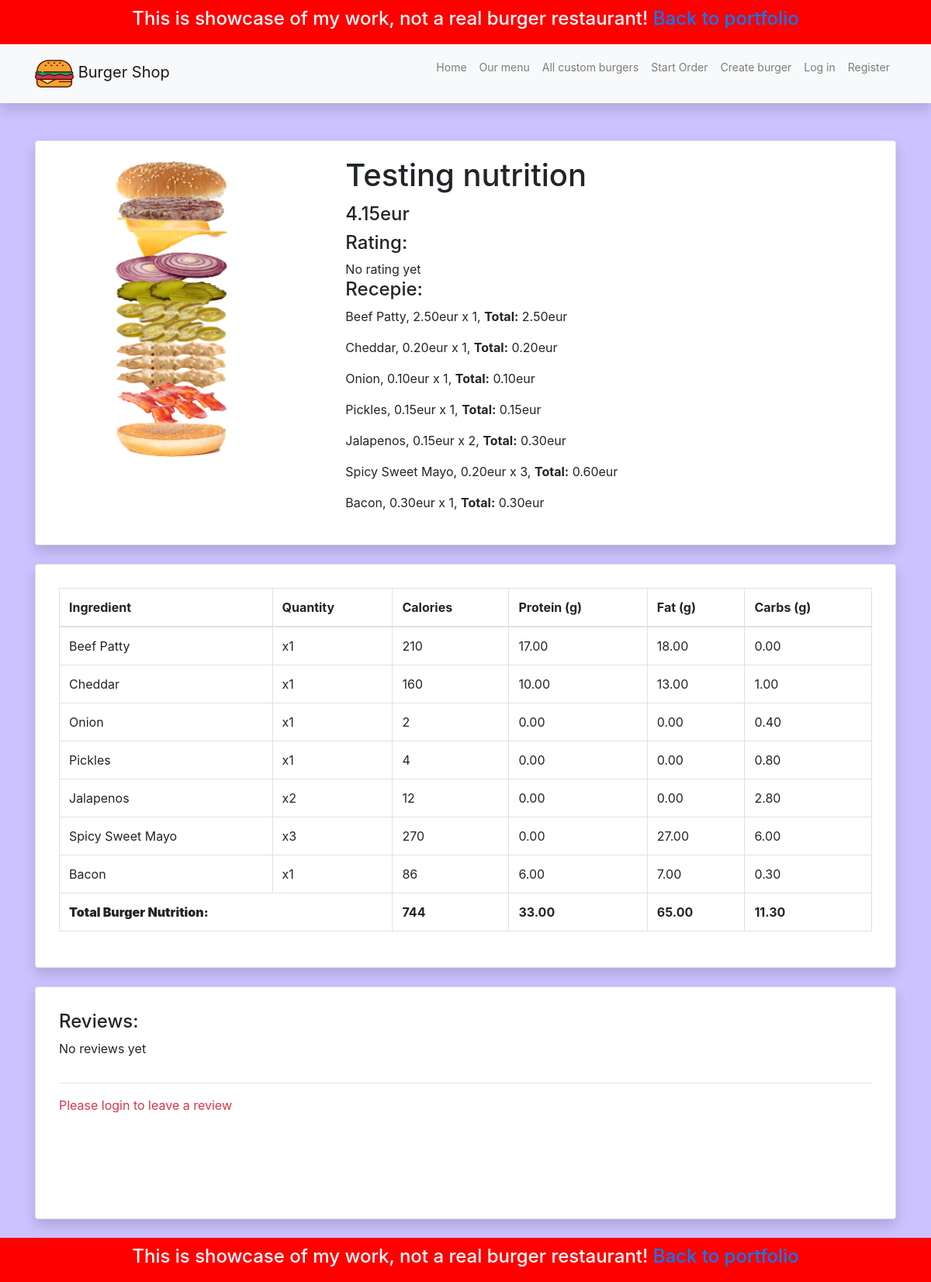
/burger_shop/my-burgers/53, run on the app's committed database.
### burger_shop/models.py (models this page shows, shortened)
class CustomBurger(models.Model):
    user = models.ForeignKey(User, on_delete=models.SET_NULL, null=True, blank=True)
    name = models.CharField('Name', max_length=50)
    image = models.ImageField(upload_to='users_burgers', blank=True, null=True)
    created_at = models.DateTimeField(auto_now_add=True)
    @property
    def total_price(self):
        recipe_items = self.customburgerrecipe_set.all()
        return sum(item.price for item in recipe_items)
    @property
    def average_rating(self):
        avg_rating = self.burgerreview_set.aggregate(Avg('rating'))['rating__avg']
        return range(round(avg_rating)) if avg_rating else 0
    @property
    def total_nutrition(self):
        total = {'calories': 0, 'protein': 0, 'fat': 0, 'carbs': 0}
        for recipe_item in self.customburgerrecipe_set.all():
            ingredient_nutrition = recipe_item.total_nutrition
            total['calories'] += ingredient_nutrition['calories']
            total['protein'] += ingredient_nutrition['protein']
            total['fat'] += ingredient_nutrition['fat']
            total['carbs'] += ingredient_nutrition['carbs']
        return total
    class Meta:
        verbose_name = 'Custom Burger'
        verbose_name_plural = 'Custom Burgers'
        app_label = 'burger_shop'

class CustomBurgerRecipe(models.Model):
    custom_burger = models.ForeignKey(CustomBurger, on_delete=models.CASCADE, null=True, blank=True)
    ingredient = models.ForeignKey(Ingredient, on_delete=models.CASCADE, null=True, blank=True)
    quantity = models.IntegerField('Quantity')
    @property
    def price(self):
        if self.ingredient and self.quantity:
            return self.ingredient.price * self.quantity
        return 0
    @property
    def total_nutrition(self):
        if self.ingredient and self.ingredient.nutrition:
            return {
                'calories': self.ingredient.nutrition.calories * self.quantity,
                'protein': self.ingredient.nutrition.protein * self.quantity,
                'fat': self.ingredient.nutrition.fat * self.quantity,
                'carbs': self.ingredient.nutrition.carbs * self.quantity,
            }
        return {'calories': 0, 'protein': 0, 'fat': 0, 'carbs': 0}
    class Meta:
        app_label = 'burger_shop'

class Ingredient(models.Model):
    category = models.CharField('Category', max_length=50)
    name = models.CharField('Name', max_length=50)
    description = models.CharField('Description', max_length=150)
    price = models.DecimalField('Price', max_digits=30, decimal_places=2)
    part_image = models.ImageField(upload_to='burger_components/', blank=True)
    def __str__(self):
        return f'{self.name}, {self.price}eur'
    class Meta:
        verbose_name = 'Ingredient'
        verbose_name_plural = 'Ingredients'
        app_label = 'burger_shop'

class Nutrition(models.Model):
    calories = models.PositiveIntegerField(default=0)
    protein = models.DecimalField(max_digits=6, decimal_places=2, default=0.00)
    fat = models.DecimalField(max_digits=6, decimal_places=2, default=0.00)
    carbs = models.DecimalField(max_digits=6, decimal_places=2, default=0.00)
    ingredient = models.OneToOneField(
        'Ingredient',
        on_delete=models.CASCADE,
        null=True,
        blank=True,
        related_name='nutrition'
    )
    menu_item = models.OneToOneField(
        'MenuItem',
        on_delete=models.CASCADE,
        null=True,
        blank=True,
        related_name='nutrition'
    )
    class Meta:
        app_label = 'burger_shop'

### burger_shop/views.py (the view, shortened to what this page needs)
# urls.py: path('my-burgers/<int:burger_id>', views.get_user_burger, name='user_burger'),
def get_user_burger(request, burger_id):
    burger = get_object_or_404(CustomBurger, pk=burger_id)
    recipe_items = burger.customburgerrecipe_set.all()
    if request.user.is_authenticated:
        user_review = BurgerReview.objects.filter(user=request.user, burger=burger).first()
    form = None
    reviews = BurgerReview.objects.filter(burger=burger)
    context = {
        'burger': burger,
        'recipe_items': recipe_items,
        'form': form,
        'reviews': reviews
    }
    return render(request, 'burger_shop/custom_burger.html', context)

### burger_shop/templates/burger_shop/custom_burger.html (shortened to what this page needs)
{% extends 'burger_shop/base.html' %}
{% load static %}
{% block content %}
<div class="card mb-4 shadow" style="max-width: 100%;">
    <div class="row g-0">
        <div class="col-md-4 d-flex align-items-stretch justify-content-center" style="padding-top:20px">
            {% if burger.image %}
                <img src="{{ burger.image.url }}" style="object-fit: contain; height: 100%; max-height: 500px; width: auto;" >
            {% else %}
                <img class="card-img-top" src="{% static 'img/no-image.png' %}" style="object-fit: contain; max-width: 250px" >
            {% endif %}
        </div>
        <div class="col-md-8">
                <div class="card-body">
                    <h1 class="card-title">{{ burger.name }}</h1>
                    <h4 class="card-text">{{ burger.total_price}}eur</h4>
                    <h4>Rating:</h4>
                    <span class="review-stars">
                                {% if burger.average_rating %}
                                {% for _ in burger.average_rating %}
                                    ⭐
                                {% endfor %}
                                {% else %}
                                No rating yet
                                {% endif %}
                            </span>
                    <h4>Recepie:</h4>
                    {% for item in recipe_items %}
                        <p>{{ item.ingredient }} x {{ item.quantity }}, <strong>Total:</strong> {{ item.price }}eur</p>
                    {% endfor %}
                </div>
        </div>
    </div>
</div>
<div class="card mb-4 shadow" style="max-width: 1500px; padding:30px">
    <div class="table-responsive">
        <table class="table table-bordered table-hover">
            <thead>
                <tr>
                    <th>Ingredient</th>
                    <th>Quantity</th>
                    <th>Calories</th>
                    <th>Protein (g)</th>
                    <th>Fat (g)</th>
                    <th>Carbs (g)</th>
                </tr>
            </thead>
            <tbody>
                {% for item in recipe_items %}
                <tr>
                    <td>{{ item.ingredient.name }}</td>
                    <td>x{{ item.quantity }}</td>
                    <td>{{ item.total_nutrition.calories|floatformat:0 }}</td>
                    <td>{{ item.total_nutrition.protein|floatformat:2 }}</td>
                    <td>{{ item.total_nutrition.fat|floatformat:2 }}</td>
                    <td>{{ item.total_nutrition.carbs|floatformat:2 }}</td>
                </tr>
                {% endfor %}
            </tbody>
            <tfoot>
                <tr>
                    <th scope="row" colspan="2"><strong>Total Burger Nutrition:</strong></th>
                    <td><strong>{{ burger.total_nutrition.calories|floatformat:0 }}</strong></td>
                    <td><strong>{{ burger.total_nutrition.protein|floatformat:2 }}</strong></td>
                    <td><strong>{{ burger.total_nutrition.fat|floatformat:2 }}</strong></td>
                    <td><strong>{{ burger.total_nutrition.carbs|floatformat:2 }}</strong></td>
                </tr>
            </tfoot>
        </table>
    </div>
</div>
<div class="card mb-4 shadow" style="max-width: 1500px; padding:30px">
<h4>Reviews:</h4>
    {% if not reviews.first %}
        <p>No reviews yet</p>
        <hr/>
    {% endif %}
    <div>
        {% if user.is_authenticated %}
            {% if form %}
                <h5>Write a review:</h5>
                <form method="post">
                    {% csrf_token %}
                    <div>
                        {{ form.content }}
                    </div>
                    <h5>Rate it:</h5>
                    <div class="rating">
                        {% for value in "12345" %}
                            <input type="radio" class="star-radio" name="rating" id="rating{{ value }}" value="{{ value }}">
                            <label for="rating{{ value }}" class="star" data-value="{{ value }}"></label>
                        {% endfor %}
                    </div>
                    <div>
                        <input type="submit" class="btn btn-outline-success btn-sm" value="Submit"/>
                    </div>
                </form>
            {% else %}
                <h3>you already left a review, thank you <3</h3>
            {% endif %}
        {% else %}
            <p class="text-danger">Please login to leave a review</p>
        {% endif %}
    </div>
</div>
{% endblock %}

### burger_shop/static/burger_shop/css/styles.css (style rules this page uses)
body { background-color: #ccc2ff; }
.card { width: 100%; max-width: 300px; min-height: 300px; }
.card img { width: 100%; height: 200px; object-fit: cover; padding: 5px; }

### data on the page
CustomBurger: image (picture), name "Testing nutrition", total_price "4.15", total_nutrition.calories "744", total_nutrition.protein "33.00", total_nutrition.fat "65.00", total_nutrition.carbs "11.30"
CustomBurgerRecipe: ingredient "Beef Patty, 2.50eur", quantity "1", price "2.50", ingredient.name "Beef Patty", total_nutrition.calories "210", total_nutrition.protein "17.00", total_nutrition.fat "18.00", total_nutrition.carbs "0.00"
CustomBurgerRecipe: ingredient "Cheddar, 0.20eur", quantity "1", price "0.20", ingredient.name "Cheddar", total_nutrition.calories "160", total_nutrition.protein "10.00", total_nutrition.fat "13.00", total_nutrition.carbs "1.00"
CustomBurgerRecipe: ingredient "Onion, 0.10eur", quantity "1", price "0.10", ingredient.name "Onion", total_nutrition.calories "2", total_nutrition.protein "0.00", total_nutrition.fat "0.00", total_nutrition.carbs "0.40"
CustomBurgerRecipe: ingredient "Pickles, 0.15eur", quantity "1", price "0.15", ingredient.name "Pickles", total_nutrition.calories "4", total_nutrition.protein "0.00", total_nutrition.fat "0.00", total_nutrition.carbs "0.80"
CustomBurgerRecipe: ingredient "Jalapenos, 0.15eur", quantity "2", price "0.30", ingredient.name "Jalapenos", total_nutrition.calories "12", total_nutrition.protein "0.00", total_nutrition.fat "0.00", total_nutrition.carbs "2.80"
CustomBurgerRecipe: ingredient "Spicy Sweet Mayo, 0.20eur", quantity "3", price "0.60", ingredient.name "Spicy Sweet Mayo", total_nutrition.calories "270", total_nutrition.protein "0.00", total_nutrition.fat "27.00", total_nutrition.carbs "6.00"
CustomBurgerRecipe: ingredient "Bacon, 0.30eur", quantity "1", price "0.30", ingredient.name "Bacon", total_nutrition.calories "86", total_nutrition.protein "6.00", total_nutrition.fat "7.00", total_nutrition.carbs "0.30"
